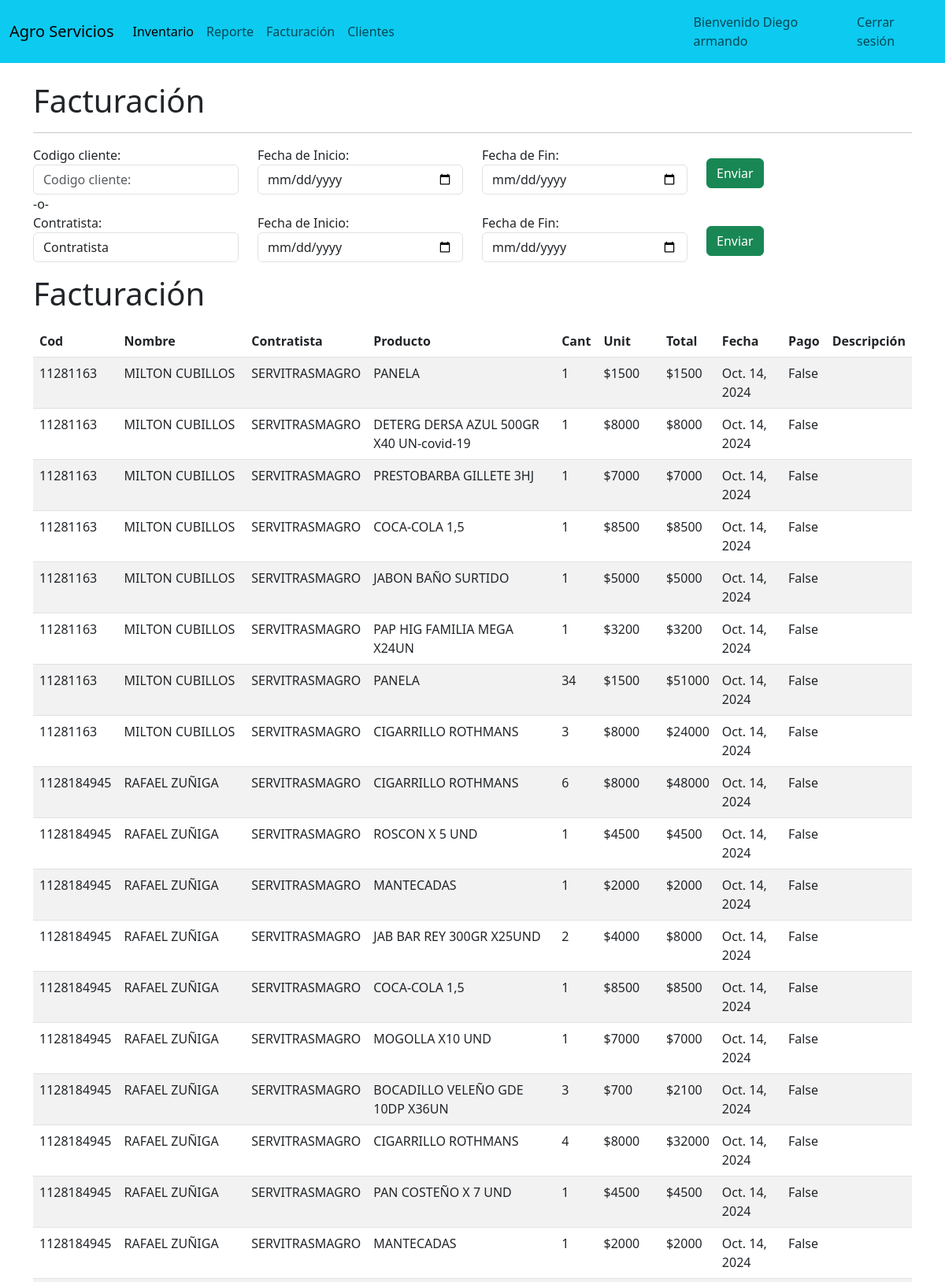
Page /ventas/ (signed in, upper part) on the committed database.
### RegistroFracturacion/models.py (models this page shows)
class Recibo(models.Model):# tabla temporar
    di = models.AutoField(primary_key=True)
    cdcomprador = models.CharField(max_length=12)
    nombre = models.CharField(max_length=50, blank=True, null=True)
    apellido = models.CharField(max_length=50, blank=True, null=True)
    contratista = models.CharField(max_length=50, blank=True, null=True)
    codigopr = models.CharField(max_length=6)
    producto = models.CharField(max_length=50, blank=True, null=True)
    cantidad = models.PositiveIntegerField()
    fecha = models.DateField()
    precio = models.PositiveIntegerField(blank=True, null=True)
    precioTotal = models.PositiveIntegerField(blank=True, null=True)
    descripcion = models.CharField(max_length=300)
    pago = models.BooleanField()# se agregar el valor por defecto False para todos los datos

### RegistroFracturacion/views.py (the view)
# urls.py: path('ventas/', views.ventas),
@login_required #funcion para que deba de iniciar sesión antes de ongresar a las vistas
@user_passes_test(es_administrador_o_gestor)
def ventas(request):
    ListaCliente = Comprador.objects.all()
    ListaContratista = Contratista.objects.all()
    factura = Recibo.objects.all()
    context={
        "cliente":ListaCliente,
        "contratista": ListaContratista,
        "ventas": factura
    }
    return render(request,"ventas.html", context)

### RegistroFracturacion/views.py (called while the page is built)
def es_administrador_o_gestor(user):
    return user.groups.filter(name='Administrador').exists() or user.groups.filter(name='Gestor').exists()

### RegistroFracturacion/templates/ventas.html (shortened to what this page needs)
{% extends "./base.html" %}
{% block body %}
<h1>Facturación</h1>
<hr>
<div class="row">
    <form action="/ConsultaVentasCliente/" method="POST">{% csrf_token %}
        <div class="row">
            <div class="col-sm">
                <label for="fecha">Codigo cliente:</label>
                <input type="text" list="CodigoCliente" placeholder="Codigo cliente:" name="Codigo_cliente1" class="form-control" required>
            </div>
            <div class="col-sm">
                <label for="fecha">Fecha de Inicio:</label>
                <input type="date" id="fecha1" name="fecha1" class="form-control" required>
            </div>
            <div class="col-sm">
                <label for="fecha">Fecha de Fin:</label>
                <input type="date" id="fecha2" name="fecha2" class="form-control" required>
            </div>
            <div class="col-sm">
                <button type="submit" class="btn btn-success btn-block text-white">Enviar</button>
            </div>
        </div>
    </form>
    <form action="/ConsultaVentasContratista/" method="POST">{% csrf_token %}-o-
        <div class="row">
            <div class="col-sm">
                <label for="fecha">Contratista:</label>
                <select id="Contratista" name="Nombre_Contratista" class="form-control" required>
                    <option value=" ">Contratista</option>
                </select>
            </div>
            <div class="col-sm">
                <label for="fecha">Fecha de Inicio:</label>
                <input type="date" id="fecha1" name="fecha1" class="form-control" required>
            </div>
            <div class="col-sm">
                <label for="fecha">Fecha de Fin:</label>
                <input type="date" id="fecha2" name="fecha2" class="form-control" required>
            </div>
            <div class="col-sm">
                <button type="submit" class="btn btn-success btn-block text-white">Enviar</button>
            </div>
        </div>
    </form>
    <h1>Facturación</h1>
    <div class="table-responsive py-2">
        <table class="table table-striped" id="tabla-datos">
            <thead>
                <tr>
                    <th>Cod</th>
                    <th>Nombre</th>
                    <th>Contratista</th>
                    <th>Producto</th>
                    <th>Cant</th>
                    <th>Unit</th>
                    <th>Total</th>
                    <th>Fecha</th>
                    <th>Pago</th>
                    <th>Descripción</th>
                </tr>
            <tbody>
                {% for c in ventas %}
                <tr>
                    <td>{{c.cdcomprador}}</td>
                    <td>{{c.nombre}} {{c.apellido}}</td>
                    <td>{{c.contratista}}</td>
                    <td>{{c.producto}} </td>
                    <td>{{c.cantidad}}</td>
                    <td>${{c.precio}}</td>
                    <td>${{c.precioTotal}}</td>
                    <td>{{c.fecha}}</td>
                    <td>{{c.pago}}</td>
                    <td>{{c.descripcion}}</td>
                </tr>
                {% endfor %}
            </tbody>
            </thead>
        </table>
    </div>
</div>
{% endblock %}

### RegistroFracturacion/templates/base.html (shortened to what this page needs)
<!doctype html>
<html lang="en">
<head>
  {% load static %}
  <link rel="stylesheet" type="text/css" href="/static/css/styles.css">
  <link href="https://cdn.jsdelivr.net/npm/bootstrap@5.3.0/dist/css/bootstrap.min.css" rel="stylesheet"
>
</head>
<body>
<header>
  <nav class="navbar navbar-expand-lg bg-info">
    <div class="container-fluid">
      <a class="navbar-brand" href="/inventario/">Agro Servicios</a>
      <div class="collapse navbar-collapse" id="navbarNav">
        <ul class="navbar-nav">
          <li class="nav-item">
            <a class="nav-link active" aria-current="page" href="/inventario/">Inventario</a>
          </li>
          <li class="nav-item">
            <a class="nav-link" href="/reporte/">Reporte</a>
          </li>
          <li class="nav-item">
            <a class="nav-link" href="/ventas/">Facturación</a>
          </li>
          <li class="nav-item">
            <a class="nav-link" href="/clientes/">Clientes</a>
          </li>
        </ul>
      </div>
    </div>
    <div class="container-fluid">
      <ul class="navbar-nav">
        <a class="nav-link">Bienvenido {{user.first_name}}</a>
        <li class="nav-item">
          <a class="nav-link" href="/accounts/logout/">Cerrar sesión</a>
        </li>
      </ul>
    </div>
  </nav>
</header>
  <div class="container py-4">
    {% block body %}
    {% endblock %}
  </div>
</body>
</html>

### RegistroFracturacion/static/css/styles.css (style rules this page uses)
* { margin: 0; padding: 0; box-sizing: border-box; text-decoration: none; list-style: none; }
body { background-color: #ffffff; font-family: 'roboto', Arial, Helvetica, sans-serif; justify-content: center; align-items: center; }

### rows in the picture
Recibo: cdcomprador "11281163", nombre "MILTON", apellido "CUBILLOS", contratista "SERVITRASMAGRO", producto "PANELA", cantidad "1", precio "1500", precioTotal "1500", fecha "Oct. 14, 2024", pago "False"
Recibo: cdcomprador "11281163", nombre "MILTON", apellido "CUBILLOS", contratista "SERVITRASMAGRO", producto "DETERG DERSA AZUL 500GR X40 UN-covid-19", cantidad "1", precio "8000", precioTotal "8000", fecha "Oct. 14, 2024", pago "False"
Recibo: cdcomprador "11281163", nombre "MILTON", apellido "CUBILLOS", contratista "SERVITRASMAGRO", producto "PRESTOBARBA GILLETE 3HJ", cantidad "1", precio "7000", precioTotal "7000", fecha "Oct. 14, 2024", pago "False"
Recibo: cdcomprador "11281163", nombre "MILTON", apellido "CUBILLOS", contratista "SERVITRASMAGRO", producto "COCA-COLA 1,5", cantidad "1", precio "8500", precioTotal "8500", fecha "Oct. 14, 2024", pago "False"
Recibo: cdcomprador "11281163", nombre "MILTON", apellido "CUBILLOS", contratista "SERVITRASMAGRO", producto "JABON BAÑO SURTIDO", cantidad "1", precio "5000", precioTotal "5000", fecha "Oct. 14, 2024", pago "False"
Recibo: cdcomprador "11281163", nombre "MILTON", apellido "CUBILLOS", contratista "SERVITRASMAGRO", producto "PAP HIG FAMILIA MEGA X24UN", cantidad "1", precio "3200", precioTotal "3200", fecha "Oct. 14, 2024", pago "False"
Recibo: cdcomprador "11281163", nombre "MILTON", apellido "CUBILLOS", contratista "SERVITRASMAGRO", producto "PANELA", cantidad "34", precio "1500", precioTotal "51000", fecha "Oct. 14, 2024", pago "False"
Recibo: cdcomprador "11281163", nombre "MILTON", apellido "CUBILLOS", contratista "SERVITRASMAGRO", producto "CIGARRILLO ROTHMANS", cantidad "3", precio "8000", precioTotal "24000", fecha "Oct. 14, 2024", pago "False"
Recibo: cdcomprador "1128184945", nombre "RAFAEL", apellido "ZUÑIGA", contratista "SERVITRASMAGRO", producto "CIGARRILLO ROTHMANS", cantidad "6", precio "8000", precioTotal "48000", fecha "Oct. 14, 2024", pago "False"
Recibo: cdcomprador "1128184945", nombre "RAFAEL", apellido "ZUÑIGA", contratista "SERVITRASMAGRO", producto "ROSCON X 5 UND", cantidad "1", precio "4500", precioTotal "4500", fecha "Oct. 14, 2024", pago "False"
Recibo: cdcomprador "1128184945", nombre "RAFAEL", apellido "ZUÑIGA", contratista "SERVITRASMAGRO", producto "MANTECADAS", cantidad "1", precio "2000", precioTotal "2000", fecha "Oct. 14, 2024", pago "False"
Recibo: cdcomprador "1128184945", nombre "RAFAEL", apellido "ZUÑIGA", contratista "SERVITRASMAGRO", producto "JAB BAR REY 300GR X25UND", cantidad "2", precio "4000", precioTotal "8000", fecha "Oct. 14, 2024", pago "False"
Recibo: cdcomprador "1128184945", nombre "RAFAEL", apellido "ZUÑIGA", contratista "SERVITRASMAGRO", producto "COCA-COLA 1,5", cantidad "1", precio "8500", precioTotal "8500", fecha "Oct. 14, 2024", pago "False"
Recibo: cdcomprador "1128184945", nombre "RAFAEL", apellido "ZUÑIGA", contratista "SERVITRASMAGRO", producto "MOGOLLA X10 UND", cantidad "1", precio "7000", precioTotal "7000", fecha "Oct. 14, 2024", pago "False"
Recibo: cdcomprador "1128184945", nombre "RAFAEL", apellido "ZUÑIGA", contratista "SERVITRASMAGRO", producto "BOCADILLO VELEÑO GDE 10DP X36UN", cantidad "3", precio "700", precioTotal "2100", fecha "Oct. 14, 2024", pago "False"
Recibo: cdcomprador "1128184945", nombre "RAFAEL", apellido "ZUÑIGA", contratista "SERVITRASMAGRO", producto "CIGARRILLO ROTHMANS", cantidad "4", precio "8000", precioTotal "32000", fecha "Oct. 14, 2024", pago "False"
Recibo: cdcomprador "1128184945", nombre "RAFAEL", apellido "ZUÑIGA", contratista "SERVITRASMAGRO", producto "PAN COSTEÑO X 7 UND", cantidad "1", precio "4500", precioTotal "4500", fecha "Oct. 14, 2024", pago "False"
Recibo: cdcomprador "1128184945", nombre "RAFAEL", apellido "ZUÑIGA", contratista "SERVITRASMAGRO", producto "MANTECADAS", cantidad "1", precio "2000", precioTotal "2000", fecha "Oct. 14, 2024", pago "False"

### other values in the picture
{{ user.first_name }} "Diego armando"
